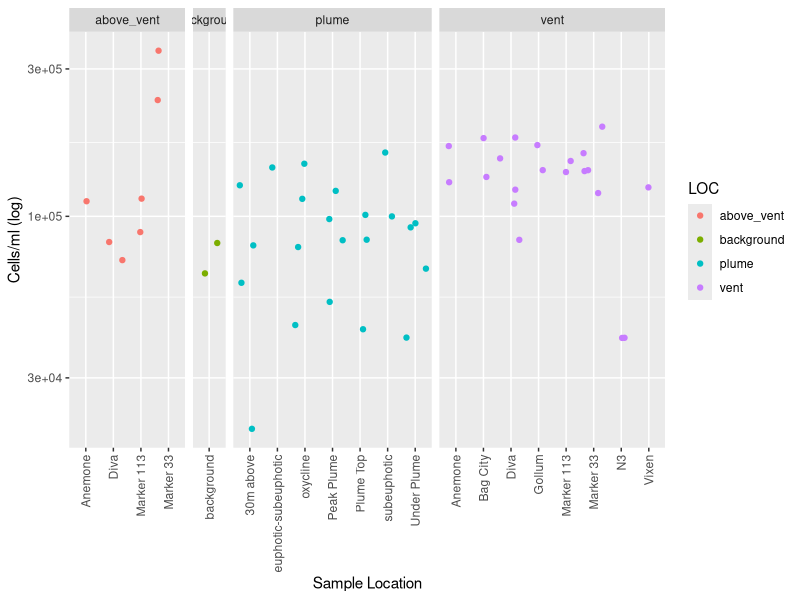
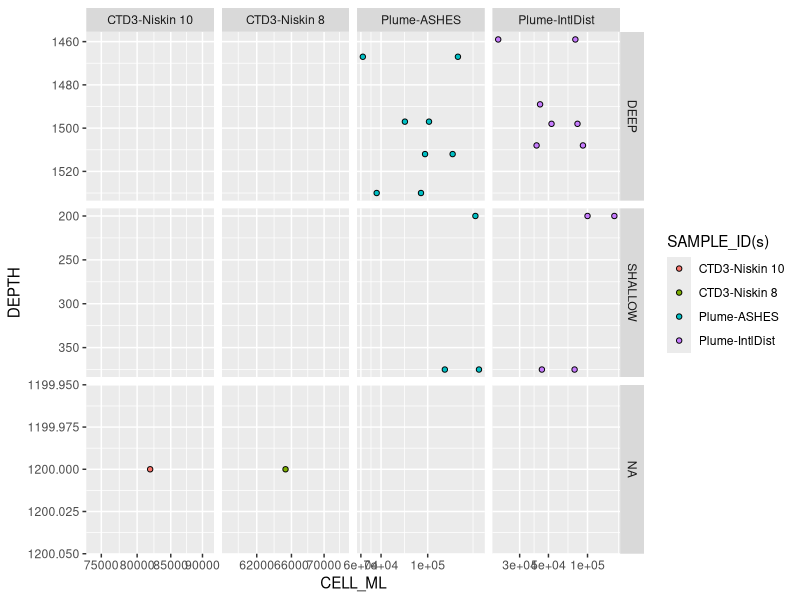

Generate these figures, in order, with R:
## ---- chunk 1
library(tidyverse)
library(readr)
Axial_cellcounts <- read_csv("input-data/Axial_cellcounts - Sheet1.csv")
# View(Axial_cellcounts)

is.na(Axial_cellcounts) <- Axial_cellcounts == "n/a" #Changes character "n/a" to a true NA

counts <- Axial_cellcounts %>%
  filter(!is.na(CELL_ML))
# head(counts)
## ---- chunk 2
# ?geom_jitter

library(ggplot2)

str(counts) #check structure of data. CELL_ML is col_character() so must convert to numeric
counts$CELL_ML <- as.numeric(counts$CELL_ML)
## ---- chunk 3
ggplot(counts, aes(x = VENT, y = CELL_ML, color = LOC)) +
  geom_jitter() + 
  scale_y_log10() +
  theme(axis.text.x = element_text(angle = 90, hjust = 1, vjust = 0.5)) +
  facet_grid(cols = vars(LOC), space = "free", scales = "free") +
  labs(x = "Sample Location", y = "Cells/ml (log)")

## ---- chunk 4

## ---- chunk 5
str(counts)
# Filter by plume samples we want and the background

# Plot depth by cell count.
counts %>% 
  filter(grepl("Plume", `SAMPLE_ID(s)`) | VENT == "background") %>% 
  mutate(WATER_COLUMN_CATEGORY = case_when(
    DEPTH > 1450 ~ "DEEP",
    DEPTH < 450 ~ "SHALLOW"
  )) %>% 
  ggplot(aes(x = CELL_ML, y = DEPTH, fill = `SAMPLE_ID(s)`)) +
    geom_point(shape = 21, color = "black") +
    scale_x_log10() +
    scale_y_reverse() +
  facet_grid(rows = vars(WATER_COLUMN_CATEGORY), cols = vars(`SAMPLE_ID(s)`), scales = "free")
## ---- chunk 6

